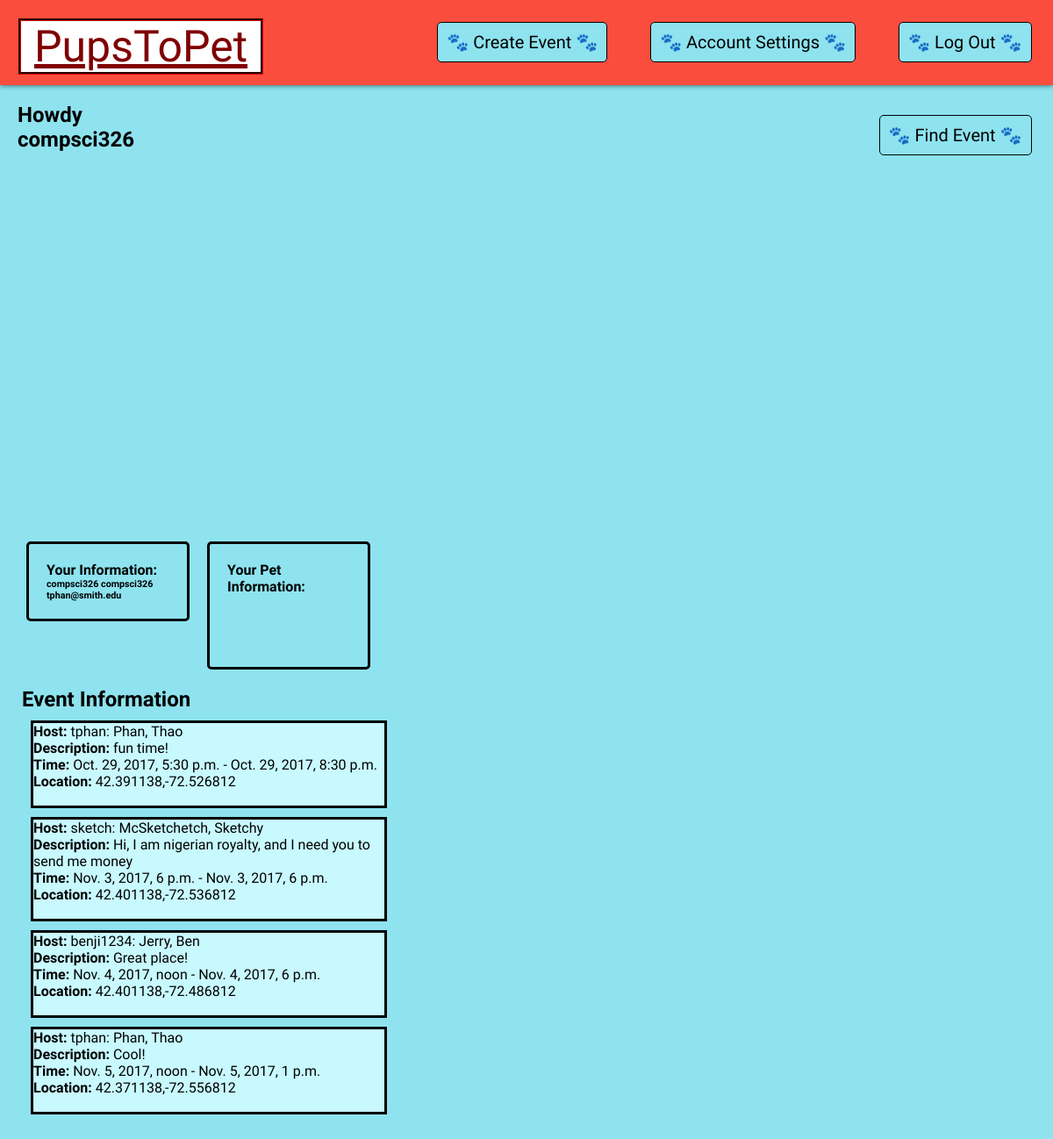
The page /PupsToPet/dashboard (signed in) on the database its author committed.
### PupsToPet/models.py (models this page shows, shortened)
class Event(models.Model):
    name = models.CharField(max_length=75,null=True,help_text="Event name")
    ID = models.UUIDField(primary_key=True, default=uuid.uuid4, help_text="Unique ID for each event")
    host = models.ForeignKey('Owner',on_delete=models.SET_NULL,null=True,help_text="Host of event")
    pets = models.ManyToManyField(Pet,help_text="Pets attending event")
    start_time = models.DateTimeField(max_length=10,null=True,help_text="Enter time that event starts")
    end_time = models.DateTimeField(max_length=10,null=True,help_text="Enter time that event ends")
    description = models.CharField(max_length=300, null=True, help_text="Enter event description here!")
    location = models.CharField(max_length=100,null=True,help_text="Enter event location") #special data type?
    class Meta:
        ordering = ["start_time", "name", "host", "ID"]

class Owner(models.Model):
    ID = models.UUIDField(primary_key=True, default=uuid.uuid4, help_text="Owner's unique id")
    user = models.OneToOneField(User, on_delete=models.CASCADE)
    GENDER_CHOICES = (('M', 'Male'), ('F', 'Female'),)
    gender = models.CharField(max_length=1, default='M', choices=GENDER_CHOICES, blank=True, help_text="Owner's gender")
    def __str__(self):
        if self.user != None:
            return '%s: %s, %s' % (self.user.username, self.user.last_name, self.user.first_name)
        return '%s' % self.ID

### PupsToPet/views.py (the view)
def dashboard(request):
    events=Event.objects.all()
    if request.user.is_authenticated():
        dogs=request.user.owner.pet_set.all()
    else:
        dogs=None
    return render(
        request,
        'dashboard.html',
        context={'events':events,'dogs':dogs},
    )

### PupsToPet/templates/dashboard.html (shortened to what this page needs)
{% extends "base_generic.html" %}
{% load static %}
{% block navbar %}
{% if user.is_authenticated %}
    <a href="{% url 'logout' %}?next={% url 'about' %}">
        <button>
            &#x1F43E; Log Out &#x1F43E;
        </button>
    </a>
    <a href="{% url 'userinfo' %}">
        <button>
            &#x1F43E; Account Settings &#x1F43E;
        </button>
    </a>
    <a href="{% url 'createevent' %}">
        <button>
            &#x1F43E; Create Event &#x1F43E;
        </button>
    </a>
{% endif %}
<a href="{% url 'findevent' %}">
    <button>
        &#x1F43E; Find Event &#x1F43E;
    </button>
</a>
{% endblock %}
{% block content %}
<div id="page-content">
    <div id="map" style="height: 450px;width: 80%"></div>
    {% if user.is_authenticated %}
    <h2>Howdy {{user.username}}</h2>
    <div id="personal-information">
        <h4>Your Information:</h4>
        <h6>{{user.get_full_name}}</h6>
        <h6>{{user.email}}</h6>
    </div>
    <div id="pet-information">
        <h4>Your Pet Information:</h4>
    </div>
    {% endif %}
    <div style="padding-top:10px;padding-left:5px">
        <h2>Event Information</h2>
        {% for eve in events %}
        <div style="border: 3px solid black;margin: 10px;width: 400px;background-color: rgb(200, 249, 255);;">
              <p><strong>Host: </strong>{{eve.host}}</p>
              <p><strong>Description: </strong>{{eve.description}}</p>
              <p><strong>Time: </strong>{{eve.start_time}} - {{eve.end_time}}</p>
              <p><strong>Location: </strong>{{eve.location}}</p>
              <br>
        </div>
        {% endfor %}
    </div>
</div>
{% endblock %}

### PupsToPet/static/css/style.css (style rules this page uses)
h1,h2,h3,h4,h5,h6,p { font-family: 'Karma', serif; margin: 0; }
nav button { float: right; margin: 24.5px; color: black; font-family: 'Fredericka the Great', cursive; }
#page-content { margin-top: 97px; padding: 20px; }
button { color: white; background-color: #8EE3EF; border: 1px solid black; border-radius: 5px; padding: 10px; font-size: 20px; }
body { margin: 0; background-color: #8EE3EF; }
#personal-information { padding: 20px; margin: 10px; border: 3px solid black; border-radius: 5px; float: left; width: 140px; }
#pet-information { padding: 20px; margin: 10px; border: 3px solid black; border-radius: 5px; float: left; width: 140px; height: 100px; overflow: scroll; }
a { text-decoration: none; color: black; }
#map { height: 500px; width: 60%; float: right; margin: 20px; }

### rows shown on the page
Event: host "tphan: Phan, Thao", description "fun time!", start_time "Oct. 29, 2017, 5:30 p.m.", end_time "Oct. 29, 2017, 8:30 p.m.", location "42.391138,-72.526812"
Event: host "sketch: McSketchetch, Sketchy", description "Hi, I am nigerian royalty, and I need you to send me money", start_time "Nov. 3, 2017, 6 p.m.", end_time "Nov. 3, 2017, 6 p.m.", location "42.401138,-72.536812"
Event: host "benji1234: Jerry, Ben", description "Great place!", start_time "Nov. 4, 2017, noon", end_time "Nov. 4, 2017, 6 p.m.", location "42.401138,-72.486812"
Event: host "tphan: Phan, Thao", description "Cool!", start_time "Nov. 5, 2017, noon", end_time "Nov. 5, 2017, 1 p.m.", location "42.371138,-72.556812"

### other values the page prints
{{ user.username }} "compsci326"
{{ user.get_full_name }} "compsci326 compsci326"
{{ user.email }} "tphan@smith.edu"
